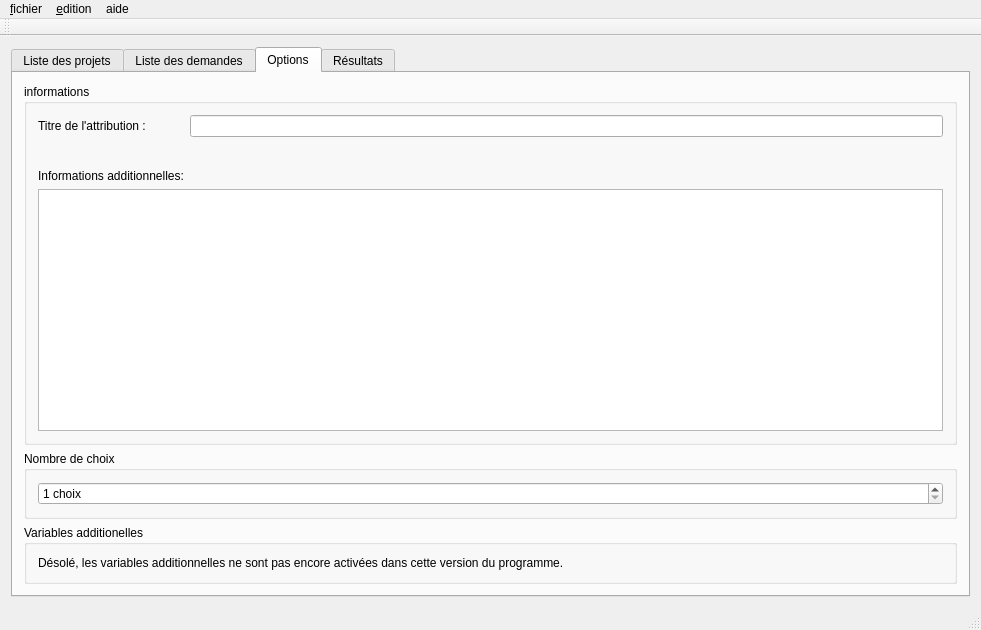
<?xml version="1.0" encoding="UTF-8"?>
<ui version="4.0">
 <class>MainWindow</class>
 <widget class="QMainWindow" name="MainWindow">
  <property name="geometry">
   <rect>
    <x>0</x>
    <y>0</y>
    <width>981</width>
    <height>630</height>
   </rect>
  </property>
  <property name="windowTitle">
   <string>MainWindow</string>
  </property>
  <widget class="QWidget" name="centralWidget">
   <layout class="QGridLayout" name="gridLayout">
    <item row="0" column="0">
     <widget class="QTabWidget" name="tabWidget">
      <property name="currentIndex">
       <number>2</number>
      </property>
      <widget class="QWidget" name="tab">
       <attribute name="title">
        <string>Liste des projets</string>
       </attribute>
       <layout class="QGridLayout" name="gridLayout_5">
        <item row="1" column="0">
         <widget class="QPushButton" name="addProjectButton">
          <property name="text">
           <string>Ajouter</string>
          </property>
         </widget>
        </item>
        <item row="1" column="1">
         <widget class="QPushButton" name="removeProjectButton">
          <property name="text">
           <string>Supprimer</string>
          </property>
         </widget>
        </item>
        <item row="0" column="0" colspan="2">
         <widget class="QTableView" name="projectView"/>
        </item>
        <item row="2" column="0" colspan="2">
         <widget class="QPushButton" name="importProjectButton">
          <property name="text">
           <string>Importer une liste</string>
          </property>
         </widget>
        </item>
       </layout>
      </widget>
      <widget class="QWidget" name="tab_2">
       <attribute name="title">
        <string>Liste des demandes</string>
       </attribute>
       <layout class="QGridLayout" name="gridLayout_4">
        <item row="1" column="0">
         <widget class="QPushButton" name="addDemandButton">
          <property name="text">
           <string>Ajouter</string>
          </property>
         </widget>
        </item>
        <item row="1" column="1">
         <widget class="QToolButton" name="removeDemandButton">
          <property name="sizePolicy">
           <sizepolicy hsizetype="Minimum" vsizetype="Minimum">
            <horstretch>0</horstretch>
            <verstretch>0</verstretch>
           </sizepolicy>
          </property>
          <property name="text">
           <string>Supprimer</string>
          </property>
         </widget>
        </item>
        <item row="0" column="0" colspan="2">
         <widget class="QTableView" name="demandView"/>
        </item>
        <item row="2" column="0" colspan="2">
         <widget class="QPushButton" name="ImportDemandButton">
          <property name="text">
           <string>Importer une liste</string>
          </property>
         </widget>
        </item>
       </layout>
      </widget>
      <widget class="QWidget" name="tab_3">
       <attribute name="title">
        <string>Options</string>
       </attribute>
       <layout class="QVBoxLayout" name="verticalLayout">
        <item>
         <widget class="QGroupBox" name="infosBox">
          <property name="title">
           <string>informations</string>
          </property>
          <property name="flat">
           <bool>false</bool>
          </property>
          <layout class="QFormLayout" name="formLayout">
           <item row="0" column="0">
            <widget class="QLabel" name="titleLabel">
             <property name="text">
              <string>Titre de l'attribution :</string>
             </property>
            </widget>
           </item>
           <item row="0" column="1">
            <widget class="QLineEdit" name="titreLineEdit"/>
           </item>
           <item row="2" column="0">
            <widget class="QLabel" name="informationLabel">
             <property name="text">
              <string>Informations additionnelles:</string>
             </property>
            </widget>
           </item>
           <item row="1" column="0" colspan="2">
            <spacer name="horizontalSpacer">
             <property name="orientation">
              <enum>Qt::Horizontal</enum>
             </property>
             <property name="sizeHint" stdset="0">
              <size>
               <width>40</width>
               <height>20</height>
              </size>
             </property>
            </spacer>
           </item>
           <item row="3" column="0" colspan="2">
            <widget class="QTextEdit" name="infosTextEdit"/>
           </item>
          </layout>
         </widget>
        </item>
        <item>
         <widget class="QGroupBox" name="numberOfChoicesBox">
          <property name="title">
           <string>Nombre de choix</string>
          </property>
          <layout class="QHBoxLayout" name="horizontalLayout">
           <item>
            <widget class="QSpinBox" name="numberOfChoiceSpinBox">
             <property name="suffix">
              <string> choix</string>
             </property>
             <property name="minimum">
              <number>1</number>
             </property>
            </widget>
           </item>
          </layout>
         </widget>
        </item>
        <item>
         <widget class="QGroupBox" name="VarGroupBox">
          <property name="title">
           <string>Variables additionelles</string>
          </property>
          <layout class="QFormLayout" name="formLayout_2">
           <item row="0" column="0">
            <widget class="QLabel" name="label">
             <property name="text">
              <string>Désolé, les variables additionnelles ne sont pas encore activées dans cette version du programme.</string>
             </property>
            </widget>
           </item>
          </layout>
         </widget>
        </item>
       </layout>
      </widget>
      <widget class="QWidget" name="tab_4">
       <attribute name="title">
        <string>Résultats</string>
       </attribute>
       <layout class="QGridLayout" name="gridLayout_3">
        <item row="1" column="0">
         <widget class="QPushButton" name="exportPdfButton">
          <property name="text">
           <string>Exporter en pdf</string>
          </property>
          <property name="icon">
           <iconset resource="../rc/icons.qrc">
            <normaloff>:/ico/pdf_ico.svg</normaloff>:/ico/pdf_ico.svg</iconset>
          </property>
          <property name="iconSize">
           <size>
            <width>32</width>
            <height>32</height>
           </size>
          </property>
         </widget>
        </item>
        <item row="1" column="1">
         <widget class="QPushButton" name="exportHtmlButton">
          <property name="text">
           <string>Exporter en html</string>
          </property>
          <property name="icon">
           <iconset resource="../rc/icons.qrc">
            <normaloff>:/ico/html_ico.svg</normaloff>:/ico/html_ico.svg</iconset>
          </property>
          <property name="iconSize">
           <size>
            <width>32</width>
            <height>32</height>
           </size>
          </property>
         </widget>
        </item>
        <item row="0" column="0" colspan="2">
         <widget class="QTableView" name="attributionView"/>
        </item>
       </layout>
      </widget>
     </widget>
    </item>
   </layout>
  </widget>
  <widget class="QMenuBar" name="menuBar">
   <property name="geometry">
    <rect>
     <x>0</x>
     <y>0</y>
     <width>981</width>
     <height>25</height>
    </rect>
   </property>
   <widget class="QMenu" name="menuFichier">
    <property name="title">
     <string>&amp;fichier</string>
    </property>
    <addaction name="actionOuvrir_un_projet"/>
    <addaction name="separator"/>
    <addaction name="actionImporter_une_liste_de_projets"/>
    <addaction name="actionImporter_une_liste_de_demandes"/>
    <addaction name="separator"/>
    <addaction name="actionEnregistrer_le_projet_courant"/>
    <addaction name="actionEnregistrer_sous"/>
    <addaction name="actionFermer_le_projet"/>
    <addaction name="separator"/>
    <addaction name="actionQuitter"/>
   </widget>
   <widget class="QMenu" name="menuEdition">
    <property name="title">
     <string>&amp;edition</string>
    </property>
    <addaction name="actionRecr_e_la_table_d_attribution"/>
   </widget>
   <widget class="QMenu" name="menuAide">
    <property name="title">
     <string>aide</string>
    </property>
   </widget>
   <addaction name="menuFichier"/>
   <addaction name="menuEdition"/>
   <addaction name="menuAide"/>
  </widget>
  <widget class="QToolBar" name="mainToolBar">
   <attribute name="toolBarArea">
    <enum>TopToolBarArea</enum>
   </attribute>
   <attribute name="toolBarBreak">
    <bool>false</bool>
   </attribute>
  </widget>
  <widget class="QStatusBar" name="statusBar"/>
  <action name="actionRecr_e_la_table_d_attribution">
   <property name="icon">
    <iconset resource="../rc/icons.qrc">
     <normaloff>:/ico/attr_table_ico.svg</normaloff>:/ico/attr_table_ico.svg</iconset>
   </property>
   <property name="text">
    <string>recréer la table d'attribution</string>
   </property>
   <property name="shortcut">
    <string>Ctrl+M</string>
   </property>
  </action>
  <action name="actionOuvrir_un_projet">
   <property name="icon">
    <iconset resource="../rc/icons.qrc">
     <normaloff>:/ico/open_ico.svg</normaloff>:/ico/open_ico.svg</iconset>
   </property>
   <property name="text">
    <string>ouvrir un projet</string>
   </property>
   <property name="shortcut">
    <string>Ctrl+O</string>
   </property>
  </action>
  <action name="actionImporter_une_liste_de_projets">
   <property name="text">
    <string>importer une liste de projets</string>
   </property>
  </action>
  <action name="actionImporter_une_liste_de_demandes">
   <property name="text">
    <string>importer une liste de demandes</string>
   </property>
  </action>
  <action name="actionEnregistrer_le_projet_courant">
   <property name="icon">
    <iconset resource="../rc/icons.qrc">
     <normaloff>:/ico/save_ico.svg</normaloff>:/ico/save_ico.svg</iconset>
   </property>
   <property name="text">
    <string>enregistrer le projet courant</string>
   </property>
   <property name="shortcut">
    <string>Ctrl+S</string>
   </property>
  </action>
  <action name="actionFermer_le_projet">
   <property name="text">
    <string>fermer le projet</string>
   </property>
  </action>
  <action name="actionQuitter">
   <property name="text">
    <string>quitter</string>
   </property>
  </action>
  <action name="actionEnregistrer_sous">
   <property name="icon">
    <iconset resource="../rc/icons.qrc">
     <normaloff>:/ico/save_under_ico.svg</normaloff>:/ico/save_under_ico.svg</iconset>
   </property>
   <property name="text">
    <string>enregistrer sous</string>
   </property>
   <property name="shortcut">
    <string>Ctrl+Shift+S</string>
   </property>
  </action>
 </widget>
 <layoutdefault spacing="6" margin="11"/>
 <resources>
  <include location="../rc/icons.qrc"/>
 </resources>
 <connections/>
</ui>
